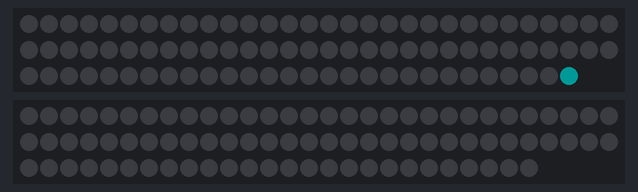
Simulated run of this sketch. Board: Arduino Uno, built with avr-gcc and run on an emulated ATmega328P. Shown: 88 RGB LEDs in strip order, left to right, continuing on the next row, 86 RGB LEDs in strip order, left to right, continuing on the next row. Dim RGB values are drawn brighter than linear.

Above: at 0.01 s.
At 5.0 s:
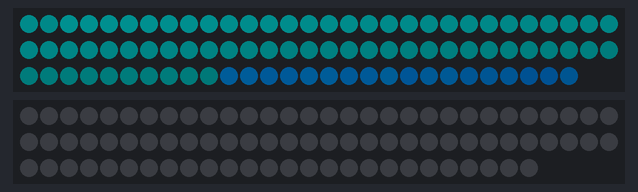
At 9.99 s:
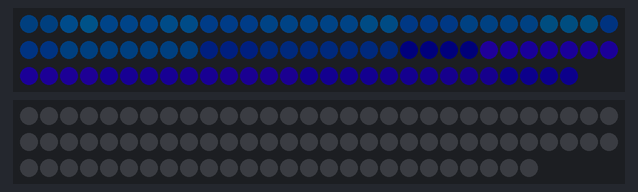
At 19.96 s:
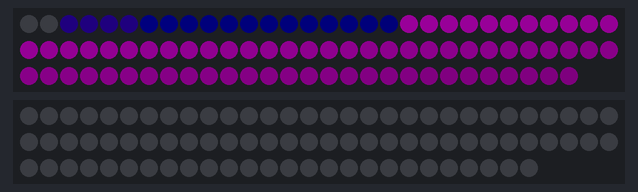
At 29.94 s:
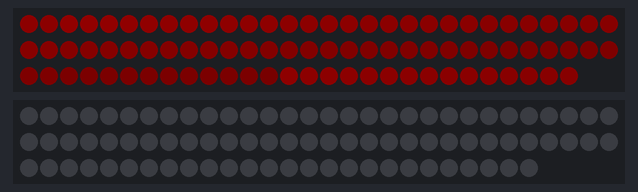
At 39.87 s:
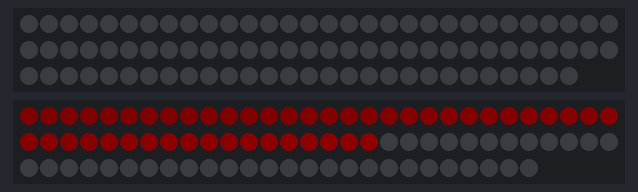

The sketch:

SynthRainbow.ino
```cpp
#include <FastLED.h>
#define NUM_LEDS   88
#define NUM_LEDS2  86
#define DataPin1   3
#define DataPin2   4
#define LEDtype WS2812B
#define ColorOrder GRB
#define Brightness 25
#define fps  120
CRGB strip1[NUM_LEDS];
CRGB strip2[NUM_LEDS2];

void setup() {
  // put your setup code here, to run once:
  FastLED.addLeds<LEDtype, DataPin1, ColorOrder>(strip1, NUM_LEDS);
  FastLED.addLeds<LEDtype, DataPin2, ColorOrder>(strip2, NUM_LEDS2);
  FastLED.setBrightness(Brightness);
}

void fadeall() {
  for (int i = (NUM_LEDS) - 1; i >= 0; i--) {
    strip1[i].nscale8(250);
    strip2[i].nscale8(250);
  }
}

void loop() {

  //strip1
  for (int i = (NUM_LEDS) - 1; i >= 0; i--) {
    strip1[i] =  CRGB(0, 255, 255);
    FastLED.show();
    fadeall();
    delay(40);
  }
  for (int i = (NUM_LEDS) - 1; i >= 0; i--) {
    strip1 [i] =  CRGB(0, 154, 255);
    FastLED.show();
    fadeall();
    delay(40);
  }
  for (int i = (NUM_LEDS) - 1; i >= 0; i--) {

    strip1 [i] =  CRGB(50, 0, 255);
    FastLED.show();
    fadeall();
    delay(40);
  }
  for (int i = (NUM_LEDS) - 1; i >= 0; i--) {
    strip1 [i] =  CRGB(125, 0, 255);
    FastLED.show();
    fadeall();
    delay(40);
  }
  for (int i = (NUM_LEDS) - 1; i >= 0; i--) {
    strip1 [i] =  CRGB::Fuchsia;
    FastLED.show();
    fadeall();
    delay(40);
  }
  for (int i = (NUM_LEDS) - 1; i >= 0; i--) {
    strip1 [i] =  CRGB( 255, 0, 77);
    FastLED.show();
    fadeall();
    delay(40);
  }
  for (int i = (NUM_LEDS) - 1; i >= 0; i--) {
    strip1 [i] =  CRGB::Red;
    FastLED.show();
    fadeall();
    delay(40);
  }
  for (int i = (NUM_LEDS) - 1; i >= 0; i--) {
    strip1 [i] =  CRGB::DarkRed;
    FastLED.show();
    fadeall();
    delay(40);
  }
  for (int i = (NUM_LEDS) - 1; i >= 0; i--) {
    strip1 [i] =  CRGB::Black;
    FastLED.show();
    fadeall();
    delay(40);
  }

  //strip2
  for (int i = 0; i < NUM_LEDS2; i++) {
    strip2 [i] =  CRGB::DarkRed;
    FastLED.show();
    fadeall();
    delay(40);
  }
  for (int i = 0; i < NUM_LEDS2; i++) {

    strip2 [i] =  CRGB::Red;
    FastLED.show();
    fadeall();
    delay(40);
  }
  for (int i = 0; i < NUM_LEDS2; i++) {
    strip2 [i] =  CRGB(255, 0, 77);
    FastLED.show();
    fadeall();
    delay(40);
  }
  for (int i = 0; i < NUM_LEDS2; i++) {
    strip2 [i] =  CRGB::Fuchsia;
    FastLED.show();
    fadeall();
    delay(40);
  }
  for (int i = 0; i < NUM_LEDS2; i++) {
    strip2 [i] =  CRGB(125, 0, 255);
    FastLED.show();
    fadeall();
    delay(40);
  }
  for (int i = 0; i < NUM_LEDS2; i++) {
    strip2 [i] =  CRGB(50, 0, 255);
    FastLED.show();
    fadeall();
    delay(40);
  }
  for (int i = 0; i < NUM_LEDS2; i++) {
    strip2 [i] =  CRGB(0, 154, 255);
    FastLED.show();
    fadeall();
    delay(40);
  }
  for (int i = 0; i < NUM_LEDS2; i++) {
    strip2 [i] =  CRGB(0, 255, 255);
    FastLED.show();
    fadeall();
    delay(40);
  }
  for (int i = 0; i < NUM_LEDS2; i++) {
    strip2 [i] =  CRGB::Black;
    FastLED.show();
    fadeall();
    delay(40);
    }
  }
```
